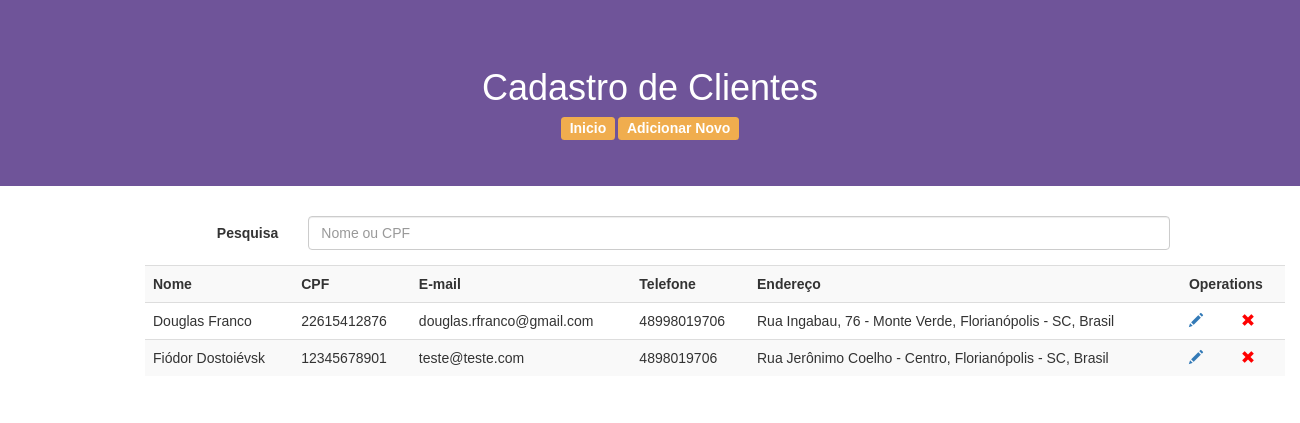
The page / on the database its author committed.
### tables this page shows
CREATE TABLE `clientes` (
  `id` int(10) NOT NULL,
  `nome` varchar(100) NOT NULL,
  `cpf` bigint(11) NOT NULL,
  `email` varchar(100) NOT NULL,
  `telefone` bigint(11) NOT NULL,
  `endereco` varchar(150) NOT NULL
);

### index.php (the view, shortened to what this page needs)
<!DOCTYPE html>
<html>
<head>
      <link rel="stylesheet" href="https://maxcdn.bootstrapcdn.com/bootstrap/3.3.7/css/bootstrap.min.css">
      <link rel="stylesheet" href="style.css" type="text/css" />
</head>
<body>
      <header class="jumbotron">
            <h1>Cadastro de Clientes</h1>
            <a class="label label-warning" href="index.php">Inicio</a>
            <a class="label label-warning" href="add_data.php">Adicionar Novo</a>
      </header>
      <form class="form-horizontal">
            <div class="form-group">
                  <label for="pesquisa" class="col-sm-2 control-label">Pesquisa</label>
                  <div class="col-sm-10">
                        <input type="text" class="form-control" id="pesquisa" name="pesquisa" value="<?php if(isset($_GET['pesquisa'])){echo $_GET['pesquisa'];} ?>" placeholder="Nome ou CPF">
                  </div>
            </div>
      <form>
      <main class="container">
            <table class="table table-striped">
                  <th>Nome</th>
                  <th>CPF</th>
                  <th>E-mail</th>
                  <th>Telefone</th>
                  <th>Endereço</th>
                  <th colspan="2">Operations</th>
                  <?php
                  if(isset($_GET['pesquisa'])){
                        $nome = "%".$_GET['pesquisa']."%";
                        $cpf = $_GET['pesquisa'];
                        $sql_query="SELECT * FROM  clientes WHERE nome like '$nome' OR cpf = '$cpf'";
                  }else{
                        $sql_query="SELECT * FROM clientes";
                  }
                  $result_set=mysql_query($sql_query);
                  while($row=mysql_fetch_row($result_set)):
                  ?>
                  <tr>
                        <td><?php echo $row[1]; ?></td>
                        <td><?php echo $row[2]; ?></td>
                        <td><?php echo $row[3]; ?></td>
                        <td><?php echo $row[4]; ?></td>
                        <td><?php echo $row[5]; ?></td>
                        <td><a href="javascript:edit_id('<?php echo $row[0]; ?>')"><span class="glyphicon glyphicon-pencil"></span></a></td>
                        <td><a href="javascript:delete_id('<?php echo $row[0]; ?>')"><span class="glyphicon glyphicon-remove"></span></a></td>
                  </tr>
                  <?php endwhile; ?>
            </table>
      </main>
</body>
</html>

### style.css (style rules this page uses)
body { font-family: Arial, Helvetica, sans-serif; }
.jumbotron { text-align: center; background-color: #6f5499; color: #fff; }
.jumbotron h1 { font-size: 36px; }
form { width: 80%; margin: auto; }
.glyphicon-remove { color: red; }
.label { font-size: 14px; }

### rows shown on the page
clientes: nome "Douglas Franco", cpf "22615412876", email "douglas.rfranco@gmail.com", telefone "48998019706", endereco "Rua Ingabau, 76 - Monte Verde, Florianópolis - SC, Brasil"
clientes: nome "Fiódor Dostoiévsk", cpf "12345678901", email "teste@teste.com", telefone "4898019706", endereco "Rua Jerônimo Coelho - Centro, Florianópolis - SC, Brasil"
